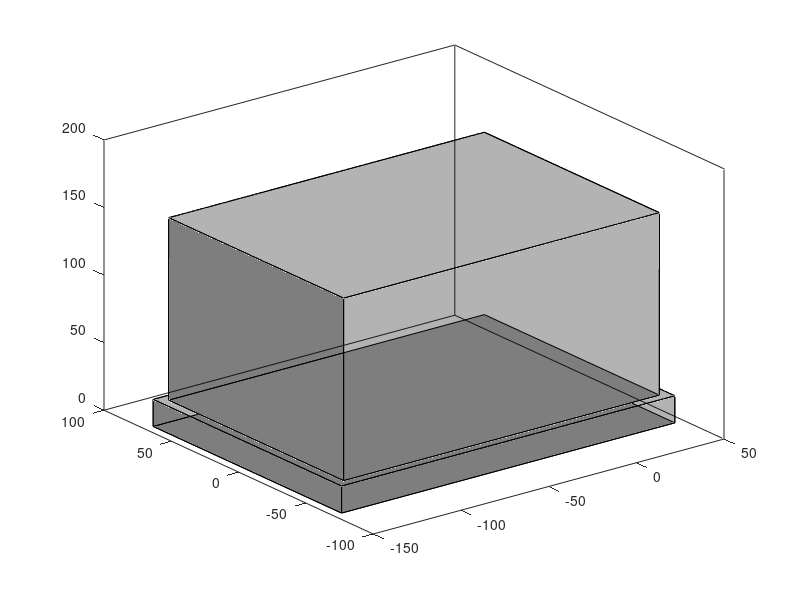

The MATLAB script that drew this image: (Note: this script raises an error after producing the figure.)
function Draw_Base2()
    %d1 = 4;
    Xmin = -400;
    Xmax = 400;
    Ymin = -400;
    Ymax = 400;
    Zmin = -100;
    Zmax = 500;
    %[X,Y,Z] = cylinder(1.5);
    %Z = Z * d1+1.5;

% Kích thước của hình chữ nhật lớn
    rectWidth = 180;
    rectLength = 130;
    rectHeight = 155;

    % Kích thước của hình chữ nhật nhỏ (đế trụ)
    smallRectWidth = 190;
    smallRectLength = 140;
    smallRectHeight = 20;

    % Tạo các đỉnh của hình chữ nhật lớn
    vertices = [-rectWidth/2-50, -rectLength/2, 20;
                rectWidth/2-50, -rectLength/2, 20;
                rectWidth/2-50, rectLength/2, 20;
                -rectWidth/2-50, rectLength/2, 20;
                -rectWidth/2-50, -rectLength/2, rectHeight;
                rectWidth/2-50, -rectLength/2, rectHeight;
                rectWidth/2-50, rectLength/2, rectHeight;
                -rectWidth/2-50, rectLength/2, rectHeight];

    % Tạo các đỉnh của hình chữ nhật nhỏ (đế trụ)
    verticesSmall = [-smallRectWidth/2-50, -smallRectLength/2, 0;
                     smallRectWidth/2-50, -smallRectLength/2, 0;
                     smallRectWidth/2-50, smallRectLength/2, 0;
                     -smallRectWidth/2-50, smallRectLength/2, 0;
                     -smallRectWidth/2-50, -smallRectLength/2, smallRectHeight;
                     smallRectWidth/2-50, -smallRectLength/2, smallRectHeight;
                     smallRectWidth/2-50, smallRectLength/2, smallRectHeight;
                     -smallRectWidth/2-50, smallRectLength/2, smallRectHeight];

    % Liệt kê các đỉnh cho từng mặt của hình chữ nhật lớn
    vertices1 = vertices(1:4, :); % Mặt dưới
    vertices2 = vertices(5:8, :); % Mặt trên
    vertices3 = [vertices(1, :); vertices(2, :); vertices(6, :); vertices(5, :)]; % Mặt bên trái
    vertices4 = [vertices(2, :); vertices(3, :); vertices(7, :); vertices(6, :)]; % Mặt bên phải
    vertices5 = [vertices(3, :); vertices(4, :); vertices(8, :); vertices(7, :)]; % Mặt sau
    vertices6 = [vertices(4, :); vertices(1, :); vertices(5, :); vertices(8, :)]; % Mặt trước

    % Liệt kê các đỉnh cho từng mặt của hình chữ nhật nhỏ (đế trụ)
    verticesSmall1 = verticesSmall(1:4, :); % Mặt dưới của hình chữ nhật nhỏ
    verticesSmall2 = verticesSmall(5:8, :); % Mặt trên của hình chữ nhật nhỏ
    verticesSmall3 = [verticesSmall(1, :); verticesSmall(2, :); verticesSmall(6, :); verticesSmall(5, :)]; % Mặt bên trái của hình chữ nhật nhỏ
    verticesSmall4 = [verticesSmall(2, :); verticesSmall(3, :); verticesSmall(7, :); verticesSmall(6, :)]; % Mặt bên phải của hình chữ nhật nhỏ
    verticesSmall5 = [verticesSmall(3, :); verticesSmall(4, :); verticesSmall(8, :); verticesSmall(7, :)]; % Mặt sau của hình chữ nhật nhỏ
    verticesSmall6 = [verticesSmall(4, :); verticesSmall(1, :); verticesSmall(5, :); verticesSmall(8, :)]; % Mặt trước của hình chữ nhật nhỏ

    % Vẽ tất cả 6 mặt của hình chữ nhật lớn và đặt màu
    fill3(vertices1(:,1), vertices1(:,2), vertices1(:,3), [0, 0, 0]/255,'FaceAlpha',0.3); % Mặt dưới
    hold on
    fill3(vertices2(:,1), vertices2(:,2), vertices2(:,3), [0, 0, 0]/255,'FaceAlpha',0.3); % Mặt trên
    fill3(vertices3(:,1), vertices3(:,2), vertices3(:,3), [0, 0, 0]/255,'FaceAlpha',0.3); % Mặt bên trái
    fill3(vertices4(:,1), vertices4(:,2), vertices4(:,3), [0, 0, 0]/255,'FaceAlpha',0.3); % Mặt bên phải
    fill3(vertices5(:,1), vertices5(:,2), vertices5(:,3), [0, 0, 0]/255,'FaceAlpha',0.3); % Mặt sau
    fill3(vertices6(:,1), vertices6(:,2), vertices6(:,3), [0, 0, 0]/255,'FaceAlpha',0.3); % Mặt trước

    % Vẽ tất cả 6 mặt của hình chữ nhật nhỏ (đế trụ) và đặt màu
    fill3(verticesSmall1(:,1), verticesSmall1(:,2), verticesSmall1(:,3), [0, 0, 0]/255,'FaceAlpha',0.3); % Mặt dưới của hình chữ nhật nhỏ
    fill3(verticesSmall2(:,1), verticesSmall2(:,2), verticesSmall2(:,3), [0, 0, 0]/255,'FaceAlpha',0.3); % Mặt trên của hình chữ nhật nhỏ
    fill3(verticesSmall3(:,1), verticesSmall3(:,2), verticesSmall3(:,3), [0, 0, 0]/255,'FaceAlpha',0.3); % Mặt bên trái của hình chữ nhật nhỏ
    fill3(verticesSmall4(:,1), verticesSmall4(:,2), verticesSmall4(:,3), [0, 0, 0]/255,'FaceAlpha',0.3); % Mặt bên phải của hình chữ nhật nhỏ
    fill3(verticesSmall5(:,1), verticesSmall5(:,2), verticesSmall5(:,3), [0, 0, 0]/255,'FaceAlpha',0.3); % Mặt sau của hình chữ nhật nhỏ
    fill3(verticesSmall6(:,1), verticesSmall6(:,2), verticesSmall6(:,3), [0, 0, 0]/255,'FaceAlpha',0.3); % Mặt trước của hình chữ nhật nhỏ


    % Tạo thông số cho hình trụ lớn
    %bigCylinderRadius = 2.5;
    %bigCylinderHeight = 1.5;
    %bigCylinderColor = [0, 0, 255]/255; % Màu xanh lam

    % Tạo hình trụ lớn
    %[bigX, bigY, bigZ] = cylinder(bigCylinderRadius);
    %bigZ = bigZ * bigCylinderHeight;

    % Vẽ hình trụ lớn và đặt màu
    %fill3(bigX(2,:), bigY(2,:), bigZ, 'b');
    %hold on
    %surf(bigX, bigY, bigZ, 'FaceColor', bigCylinderColor);
    
    %hold on

    % Vẽ hình trụ nhỏ
    %surf(X, Y, Z, 'FaceColor', [0, 0, 255]/255);
    
    % Tô màu mặt trên cùng của hình trụ nhỏ
    %fill3(X(2,:), Y(2,:), Z, 'b');
    path = [];
    Xmin_limit = -250;
    Xmax_limit = 0;
    Ymin_limit = -80;
    Ymax_limit = 80;
    Zmin_limit = -50;
    Zmax_limit = 300;

    for d3 = -155:10:20
        for theta1 = -deg2rad(125):deg2rad(125)/30:deg2rad(125)
            for theta2 = -deg2rad(145):deg2rad(145)/45:deg2rad(145)
                for theta4 = deg2rad(0):deg2rad(360):deg2rad(360)

                    % Calculate the forward kinematics
                    T0_1 = T(155, theta1, 125, 0);
                    T1_2 = T(0, theta2, 175, 0);
                    T2_3 = T(d3, 0, 0, 0);
                    T3_4 = T(-10, theta4, 0, pi);

                    T0_2 = T0_1 * T1_2;
                    T0_3 = T0_2 * T2_3;
                    T0_4 = T0_3 * T3_4;

                    joint4 = [T0_4(1, 4), T0_4(2, 4), T0_4(3, 4)];

                    % Append the end effector position to the path
                    [~, n] = size(path);
                    
                    circle_radius = 30;

                    % Kiểm tra xem mỗi điểm có nằm trong hình tròn không
                    if sqrt(joint4(1).^2 + joint4(2).^2 + joint4(3).^2) <= circle_radius
                            joint4(1) =0;                        
                            joint4(2) =0;                                                                                                                   
                            joint4(3) =0;
                    end

                    % append path
                        if (joint4(1) >= Xmin_limit) && (joint4(1) <= Xmax_limit)&& (joint4(2) >= Ymin_limit) && (joint4(2) <= Ymax_limit) && (joint4(3) >= Zmin_limit) && (joint4(3) <= Zmax_limit)
                            joint4(1) =0;                        
                            joint4(2) =0;                                                                                                                   
                            joint4(3) =0;
                        else
                            path(1,n+1) = joint4(1);
                            path(2,n+1) = joint4(2);
                            path(3,n+1) = joint4(3);
                        end
                            

                    
                end
            end
        end
    end

    % draw path
    x = path(1,:);

    y = path(2,:);

    z = path(3,:);

    pre_x = x;
    pre_y = y;
    pre_z = z;


    % Plot the path point
    scatter3(x, y, z, 10, 'filled', 'MarkerFaceColor', 'r', 'MarkerEdgeColor', 'r');
    
    axis([Xmin, Xmax, Ymin, Ymax, Zmin, Zmax]);
    
end
